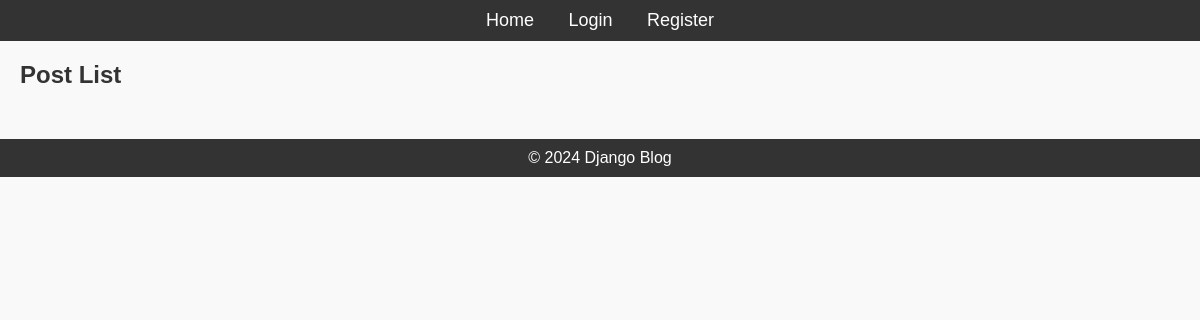
/posts/, run on an earlier commit of the app's database.
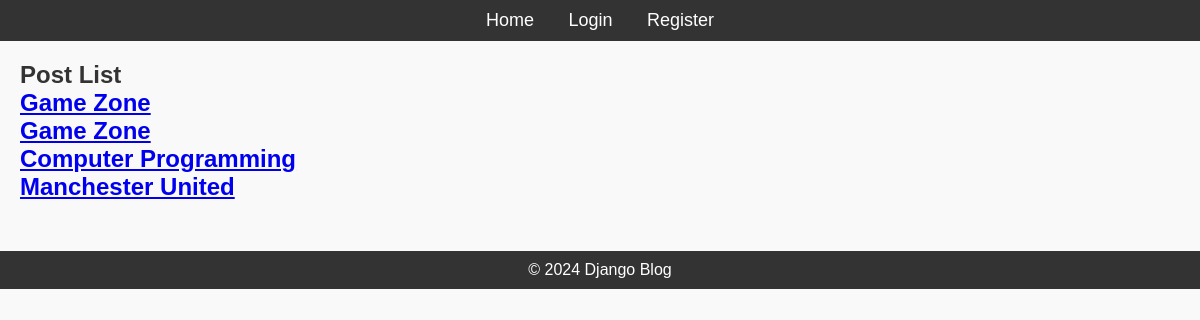
And on a later commit of the database.
### blog/models.py (models this page shows, shortened)
class Post(models.Model):
    title = models.CharField(max_length=200)
    content = models.TextField()
    published_date = models.DateTimeField(auto_now_add=True)
    author = models.ForeignKey(
        User,
        on_delete=models.CASCADE,     # delete posts if user is deleted
        related_name="posts",         # enables user.posts.all()
    )

### blog/views.py (the view)
# urls.py: path("posts/", PostListView.as_view(), name="posts"),                 # list
class PostListView(ListView):
    model = Post
    template_name = "blog/post_list.html"
    context_object_name = "posts"

### blog/templates/blog/post_list.html (shortened to what this page needs)
{% extends "blog/base.html" %}
{% block content %}
  <h2>Post List</h2>
 {% for post in posts %}
<div class="blog-con">
  <h2><a href="{% url 'blog:post-detail' post.pk %}">{{ post.title }}</a></h2>
</div>
{% endfor %}
{% endblock %}

### blog/templates/blog/base.html (shortened to what this page needs)
{% load static %}
<!DOCTYPE html>
<html lang="en">
<head>
    <link rel="stylesheet" href="{% static 'css/styles.css' %}">
</head>
<body>
    <header>
    <nav>
      <ul>
        <li><a href="{% url 'blog:home' %}">Home</a></li>
        {% if request.user.is_authenticated %}
          <li><a href="{% url 'blog:profile' %}">Profile</a></li>
          <li>
            <form action="{% url 'blog:logout' %}" method="post" style="display:inline">
              {% csrf_token %}
              <button type="submit">Logout</button>
            </form>
          </li>
          <li><a href="{% url 'blog:posts'%}">Post</a></li>
        {% else %}
          <li><a href="{% url 'blog:login' %}">Login</a></li>
          <li><a href="{% url 'blog:register' %}">Register</a></li>
        {% endif %}
      </ul>
    </nav>
  </header>
    <div class="content">
        {% block content %}{% endblock %}
    </div>
    <footer>
        <p>&copy; 2024 Django Blog</p>
    </footer>
</body>
</html>

### blog/static/css/styles.css (style rules this page uses)
* { margin: 0; padding: 0; box-sizing: border-box; }
body { font-family: Arial, sans-serif; background-color: #f9f9f9; color: #333; }
header { background-color: #333; padding: 10px; text-align: center; }
header nav ul { list-style-type: none; }
header nav ul li { display: inline; margin: 0 15px; }
header nav ul li a { color: white; text-decoration: none; font-size: 18px; }
.content { margin: 20px; }
footer { text-align: center; margin-top: 50px; padding: 10px; background-color: #333; color: white; }

What changed in the data, as far as the page shows it:
added Post: title "Game Zone"
added Post: title "Game Zone"
added Post: title "Computer Programming"
added Post: title "Manchester United"
